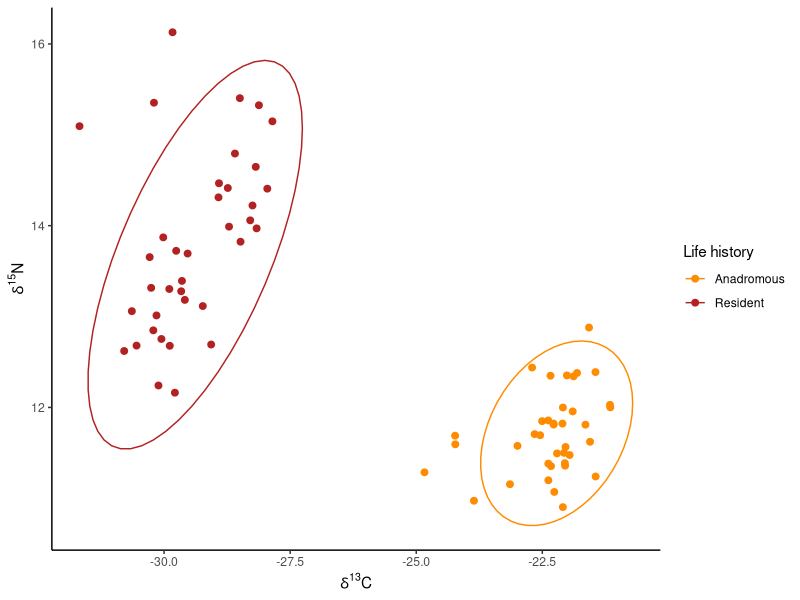
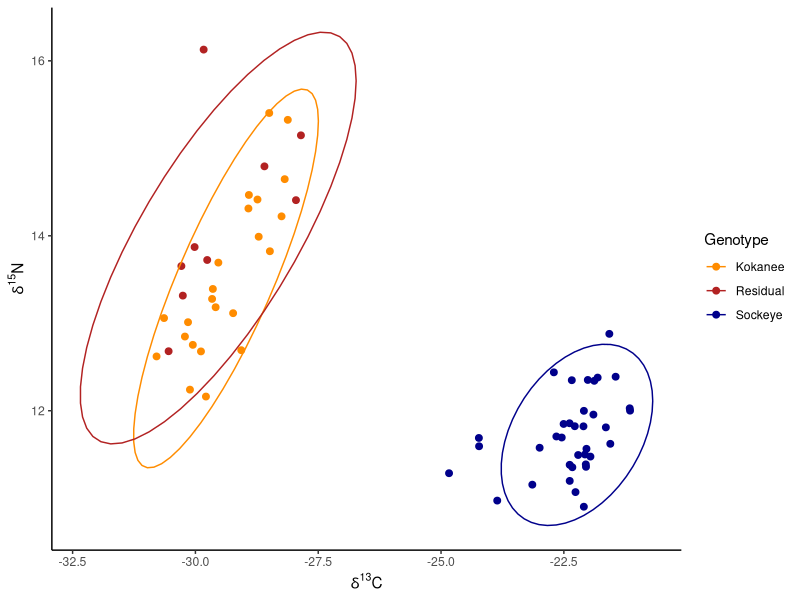
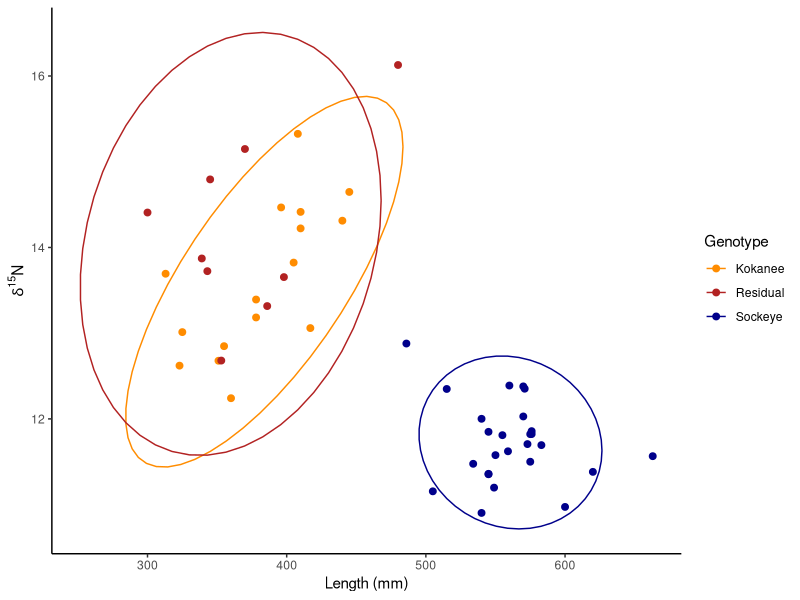
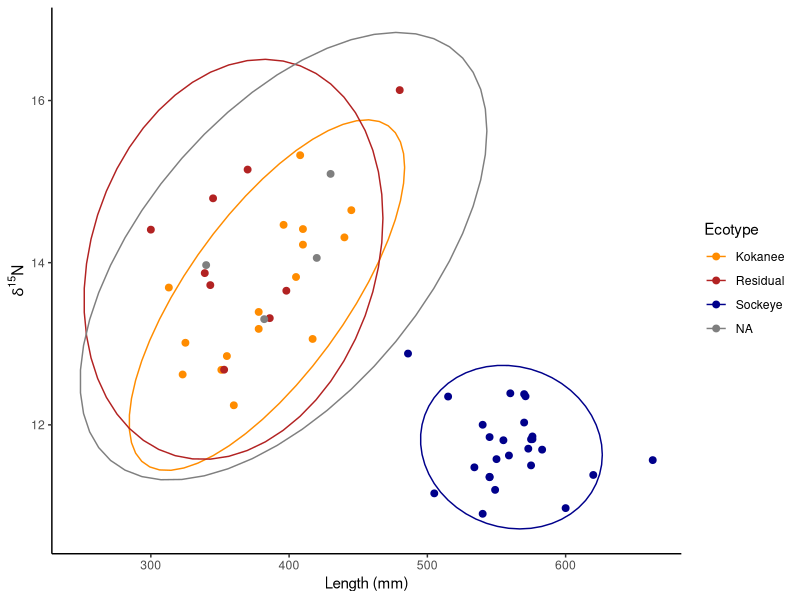

Generate these figures, in order, with R:
## Lake Washington 2022 ecotype analysis
#Packages
library(ggplot2)

#Read in csv of lake washington data
onerka<-read.csv("Onerka_LWA.csv")
onerka<-onerka[1:75,1:13]
View(onerka)
onerka$length <- as.numeric(onerka$length)
#sets color palette
colors<-c("darkorange", "firebrick", "darkblue", "black")

# Plotting life history groups (anadromous and non-anadromous/resident)

ggplot(onerka, aes(x = d13C, y = d15N, color = lifehistory)) +
  geom_point(size = 2) +
  stat_ellipse() +
  scale_color_manual(values = colors) +
  theme_classic() +
  labs(
    x = expression(delta^{13}*C),
    y = expression(delta^{15}*N),
    color = "Life history"
  )


# plotting genetically-determined ecotypes
onerka_geno <- subset(
  onerka,
  !is.na(genotype))

ggplot(
  onerka_geno,
  aes(x = d13C, y = d15N, color = genotype)
) +
  geom_point(size = 2) +
  stat_ellipse(na.rm = TRUE) +
  scale_color_manual(values = colors) +
  theme_classic() +
  labs(
    x = expression(delta^{13}*C),
    y = expression(delta^{15}*N),
    color = "Genotype"
  )


onerka_geno <- subset(
  onerka,
  !is.na(genotype))

onerka_geno_length <- subset(
  onerka_geno,
  !is.na(length))
# plotting against length
ggplot(
  onerka_geno_length,
  aes(x = length, y = d15N, color = genotype)
) +
  geom_point(size = 2) +
  stat_ellipse(na.rm = TRUE) +
  scale_color_manual(values = colors) +
  theme_classic() +
  labs(
    x = "Length (mm)",
    y = expression(delta^{15}*N),
    color = "Genotype"
  )
# subset anadromous fish to calculate statistics
anad <- subset(onerka, lifehistory == "Anadromous")

resident <- subset(onerka, lifehistory == "Resident")

resident$length <- as.numeric(resident$length)
resident$site <- factor(resident$site)


kokanee <- subset(
  onerka,
  genotype == "Kokanee")

resid <- subset(
  onerka,
  genotype == "Residual")

sockeye <- subset(
  onerka,
  genotype == "Sockeye")

# summary stats
mean(kokanee$d15N)
sd(kokanee$d15N)
mean(kokanee$d13C)
sd(kokanee$d13C)

mean(kokanee$d15N)
sd(kokanee$d15N)
mean(kokanee$d13C)
sd(kokanee$d13C)

mean(resid$d15N)
sd(resid$d15N)
mean(resid$d13C)
sd(resid$d13C)

mean(anad$d15N)
sd(anad$d15N)
mean(anad$d13C)
sd(anad$d13C)
# t-tests comparing isotope signatures

# Kokanee vs Residual
t.test(kokanee$d15N, resid$d15N)
t.test(kokanee$d13C, resid$d13C)

# Sockeye vs Residual
t.test(sockeye$d15N, resid$d15N)
t.test(sockeye$d13C, resid$d13C)


resident$length <- as.numeric(resident$length)


ggplot(onerka,
       aes(x = length,
           y = d15N,
           color = genotype)) +
  geom_point(size = 2) +
  stat_ellipse() +
  scale_color_manual(values = colors) +
  theme_classic() +
  labs(
    x = "Length (mm)",
    y = expression(delta^{15}*N),
    color = "Ecotype"
  )

#=========================================================
# Linear models
#=========================================================

onerka$length  <- as.numeric(onerka$length)
onerka$site    <- factor(onerka$site)
onerka$ecotype <- factor(onerka$genotype)

# Carbon model
mod.C <- lm(d13C ~ length + ecotype + site, data = onerka)
anova(mod.C)

# Nitrogen model
mod.N <- lm(d15N ~ length + ecotype + site, data = onerka)
anova(mod.N)

# Linear models too look at source of variation in d15N for non-anad (resident) fish
mod_N_resident <- lm(
  d15N ~ length + site-1,
  data = resident
)

summary(mod_N_resident)
AIC(mod_N_resident)

mod_N_resident2 <- lm(
  d15N ~ length,
  data = resident
)
AIC(mod_N_resident2)

mod_N_resident3 <- lm(
  d15N ~ site-1,
  data = resident
)
AIC(mod_N_resident3)
